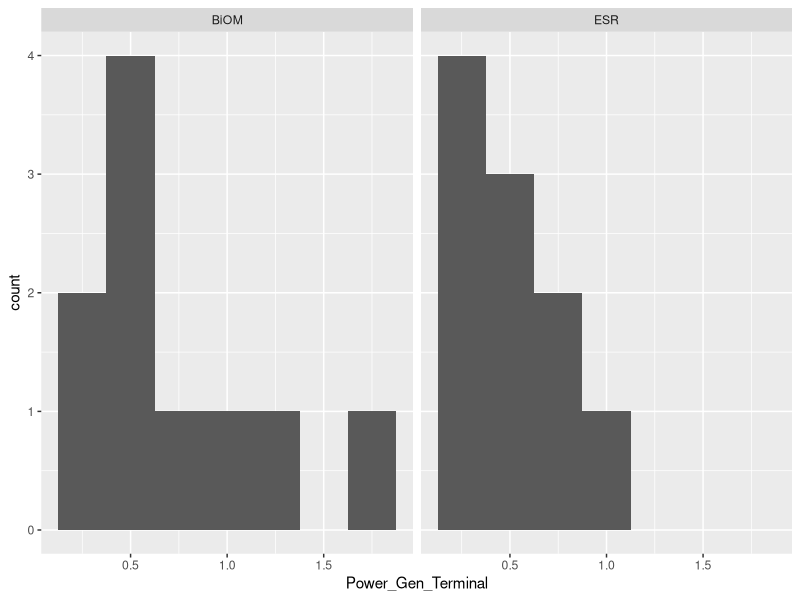

Recreate this plot in R. (Note: this script raises an error after producing the figure.)
## ---- chunk 1
# clear R's environment
rm(list = ls())

# import the modules that we need
library(dplyr)
library(ggplot2)
library(tidyr)
library(ggfortify)
library(here)
## ---- chunk 2
DF <- read.csv(here("Data", "Processed", "processed_prosthetic_analysis.csv"))
## ---- chunk 3
# make a histogram of the Power_Gen_Terminal based on prosthetic type
ggplot(filter(DF, Side == "Prosthetic"), aes(x = Power_Gen_Terminal))+
    geom_histogram(binwidth = 0.25)+
    facet_wrap(~Session)
## ---- chunk 4
# perform two sample t test
t.test(Propulsion ~ filter(DF, Side == "Prosthetic"), data = DF)
## ---- chunk 5
# separate the prosthetic data from the data corresponding to the intact leg data.
DF_prosthetic <- DF %>% filter(Side == "Prosthetic")

# take a look to check this new data frame
glimpse(DF_prosthetic)
## ---- chunk 6
# perform two sample t test
t.test(Propulsion ~ Session, data = DF_prosthetic)
## ---- chunk 7
# make a scatter plot comparing the distribution of propulsion values between the active and passive prostheses
ggplot(DF_prosthetic, aes(Session, Propulsion, colour = Session))+
     xlab("Type of Prosthetic")+
     ylab("Propulsion (J/Kg)")+
     geom_jitter()+
     theme_bw()+
     theme(legend.position="none")
## ---- chunk 8
# convert the Session and the Side categories to factor data and take a look at the variables
DF$Session <- as.factor(DF$Session)
DF$Side <- as.factor(DF$Side)

levels(DF$Session)
levels(DF$Side)
## ---- chunk 9
meanDF <- DF %>% group_by(Side, Session) %>% summarise(meanDampening = mean(Braking))
## ---- chunk 10
# create a scatter plot that is modeling the relationship between these
ggplot(meanDF, aes(Side, meanDampening))+
     geom_point()+
     theme_bw()

## ---- chunk 11
# Add color to the plot to show the differences between the different types of prostheses compared to the intact leg
ggplot(meanDF, aes(Side, meanDampening, color = Session, group = Session))+
     geom_point()+
     geom_line()+
     theme_bw()
## ---- chunk 12
# use the lm() function to create the model
model_dampening <- lm(Braking ~ Session*Side, data = DF)
## ---- chunk 13
autoplot(model_dampening, smooth.color = NA)
## ---- chunk 14
# generate ANOVA table
anova(model_dampening)
## ---- chunk 15
# take a look at the summary and comparisons between the specific conditions
summary.lm(model_dampening)
## ---- chunk 16
# first grab the standard error values to report

sumDF<-DF %>% group_by(Side, Session) %>% summarise(
     meanDamp = mean(Braking),
     seDamp = sd(Braking)/sqrt(sum(!is.na(Braking)))
)
## ---- chunk 17
# create scatterplot with error bars
ggplot(sumDF, aes(Side, meanDamp, color = Session, group = Session))+
     geom_point()+
     geom_line()+
     geom_errorbar(aes(ymin = meanDamp - seDamp,
                       ymax = meanDamp + seDamp), width = 0.1)+
     theme_bw()+
    xlab("Type of Leg")+
    ylab("Mean Dampening (J/Kg)")
## ---- chunk 18
# convert the data to long format
DF_long <- pivot_longer(DF, names_to = "Phase", cols = Power_Gen_Pre:Power_Gen_Terminal,  values_to = "Power")

# convert the phase data from character data to factor data
DF_long$Phase <- as.factor(DF_long$Phase)

levels(DF_long$Phase)
## ---- chunk 19
# relevel the Phase factor to put the levels in the correct order which should be midstance, terminalstance, preswing
DF_long$Phase <- factor(DF_long$Phase, levels=c('Power_Gen_Mid', 'Power_Gen_Terminal', 'Power_Gen_Pre'))
## ---- chunk 20
# make a boxplot of the data
ggplot(DF_long, aes(Phase, Power)) +
  geom_boxplot()+
  geom_point(size = 3, colour = 'lightgrey', alpha = 0.5)
## ---- chunk 21
# to do this I will use the aov() function to generate a model
#fit repeated measures ANOVA model
power_model <- aov(Power~factor(Phase)+Error(factor(Subject)), data = DF_long)
## ---- chunk 22
# check assumptions
autoplot(model_dampening, smooth.color = NA)
## ---- chunk 23
# run a summary of the model
summary(power_model)
## ---- chunk 24
# create scatterplot with lines to model this
ggplot(DF_long, aes(Phase, Power))+
     geom_point()+
     geom_line()+
     theme_bw()
## ---- chunk 25
# calculate the means and standard errors of these by group

sum_power <-DF_long %>% group_by(Phase) %>% summarise(
     meanPower = mean(Power),
     sePower = sd(Power)/sqrt(sum(!is.na(Power)))
)

# reassign the values of the different gait phases to make them show up nicer on the graph
sum_power$Phase <- recode(sum_power$Phase, Power_Gen_Mid = 'Midstance', 
                                       Power_Gen_Terminal = 'Terminal Stance',
                                       Power_Gen_Pre = 'Preswing')
## ---- chunk 26
# create scatterplot with error bars
ggplot(sum_power, aes(Phase, meanPower, color = Phase))+
     geom_point()+
     geom_line()+
     geom_errorbar(aes(ymin = meanPower - sePower,
                       ymax = meanPower + sePower), width = 0.1)+
    theme_bw()+
    theme(legend.position="none")+
    xlab("Gait Phase")+
    ylab("Power Generated (J/Kg)")
    
